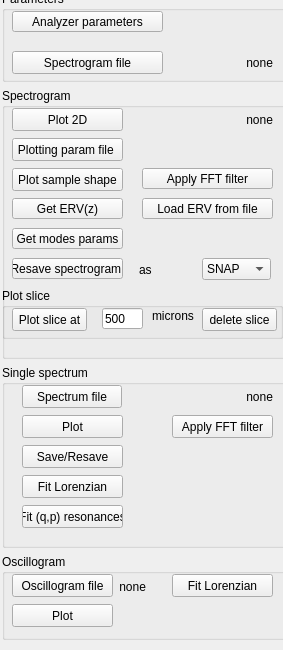
          <widget class="QWidget" name="page_analyzer">
           <property name="geometry">
            <rect>
             <x>0</x>
             <y>0</y>
             <width>283</width>
             <height>650</height>
            </rect>
           </property>
           <property name="minimumSize">
            <size>
             <width>0</width>
             <height>650</height>
            </size>
           </property>
           <attribute name="label">
            <string>Analyzer</string>
           </attribute>
           <widget class="QWidget" name="layoutWidget">
            <property name="geometry">
             <rect>
              <x>2</x>
              <y>-9</y>
              <width>302</width>
              <height>649</height>
             </rect>
            </property>
            <layout class="QVBoxLayout" name="verticalLayout_4">
             <item>
              <widget class="QGroupBox" name="parameters">
               <property name="minimumSize">
                <size>
                 <width>0</width>
                 <height>91</height>
                </size>
               </property>
               <property name="title">
                <string>Parameters</string>
               </property>
               <widget class="QPushButton" name="pushButton_set_analyzer_parameters">
                <property name="geometry">
                 <rect>
                  <x>10</x>
                  <y>20</y>
                  <width>151</width>
                  <height>21</height>
                 </rect>
                </property>
                <property name="text">
                 <string>Analyzer parameters</string>
                </property>
               </widget>
               <widget class="QLabel" name="label_analyzer_file">
                <property name="geometry">
                 <rect>
                  <x>170</x>
                  <y>60</y>
                  <width>101</width>
                  <height>23</height>
                 </rect>
                </property>
                <property name="text">
                 <string>none</string>
                </property>
                <property name="alignment">
                 <set>Qt::AlignRight|Qt::AlignTrailing|Qt::AlignVCenter</set>
                </property>
               </widget>
               <widget class="QPushButton" name="pushButton_analyzer_choose_file_spectrogram">
                <property name="geometry">
                 <rect>
                  <x>10</x>
                  <y>60</y>
                  <width>151</width>
                  <height>23</height>
                 </rect>
                </property>
                <property name="text">
                 <string>Spectrogram file</string>
                </property>
               </widget>
              </widget>
             </item>
             <item>
              <widget class="QGroupBox" name="spectrogram">
               <property name="minimumSize">
                <size>
                 <width>300</width>
                 <height>271</height>
                </size>
               </property>
               <property name="maximumSize">
                <size>
                 <width>300</width>
                 <height>16777215</height>
                </size>
               </property>
               <property name="title">
                <string>Spectrogram</string>
               </property>
               <widget class="QPushButton" name="pushButton_analyzer_plot2D">
                <property name="geometry">
                 <rect>
                  <x>10</x>
                  <y>20</y>
                  <width>111</width>
                  <height>23</height>
                 </rect>
                </property>
                <property name="text">
                 <string>Plot 2D</string>
                </property>
               </widget>
               <widget class="QPushButton" name="pushButton_analyzer_plotSampleShape">
                <property name="geometry">
                 <rect>
                  <x>10</x>
                  <y>80</y>
                  <width>111</width>
                  <height>23</height>
                 </rect>
                </property>
                <property name="text">
                 <string>Plot sample shape</string>
                </property>
               </widget>
               <widget class="QGroupBox" name="plot_slice">
                <property name="geometry">
                 <rect>
                  <x>0</x>
                  <y>200</y>
                  <width>281</width>
                  <height>51</height>
                 </rect>
                </property>
                <property name="title">
                 <string>Plot slice</string>
                </property>
                <widget class="QPushButton" name="pushButton_analyzer_plotSlice">
                 <property name="geometry">
                  <rect>
                   <x>10</x>
                   <y>20</y>
                   <width>75</width>
                   <height>23</height>
                  </rect>
                 </property>
                 <property name="text">
                  <string>Plot slice at</string>
                 </property>
                </widget>
                <widget class="QLineEdit" name="lineEdit_slice_position">
                 <property name="geometry">
                  <rect>
                   <x>100</x>
                   <y>20</y>
                   <width>41</width>
                   <height>21</height>
                  </rect>
                 </property>
                 <property name="text">
                  <string>500</string>
                 </property>
                </widget>
                <widget class="QLabel" name="label_14">
                 <property name="geometry">
                  <rect>
                   <x>150</x>
                   <y>20</y>
                   <width>91</width>
                   <height>16</height>
                  </rect>
                 </property>
                 <property name="text">
                  <string>microns</string>
                 </property>
                </widget>
                <widget class="QPushButton" name="pushButton_delete_slice">
                 <property name="geometry">
                  <rect>
                   <x>200</x>
                   <y>20</y>
                   <width>75</width>
                   <height>23</height>
                  </rect>
                 </property>
                 <property name="text">
                  <string>delete slice</string>
                 </property>
                </widget>
               </widget>
               <widget class="QPushButton" name="pushButton_analyzer_choose_plotting_param_file">
                <property name="geometry">
                 <rect>
                  <x>10</x>
                  <y>50</y>
                  <width>111</width>
                  <height>23</height>
                 </rect>
                </property>
                <property name="text">
                 <string>Plotting param file </string>
                </property>
               </widget>
               <widget class="QPushButton" name="pushButton_analyzer_extract_ERV">
                <property name="geometry">
                 <rect>
                  <x>10</x>
                  <y>110</y>
                  <width>111</width>
                  <height>21</height>
                 </rect>
                </property>
                <property name="text">
                 <string>Get ERV(z)</string>
                </property>
               </widget>
               <widget class="QPushButton" name="pushButton_analyzer_apply_FFT_filter">
                <property name="geometry">
                 <rect>
                  <x>140</x>
                  <y>80</y>
                  <width>131</width>
                  <height>21</height>
                 </rect>
                </property>
                <property name="text">
                 <string>Apply FFT filter</string>
                </property>
               </widget>
               <widget class="QPushButton" name="pushButton_analyzer_plot_ERV_from_file">
                <property name="geometry">
                 <rect>
                  <x>140</x>
                  <y>110</y>
                  <width>131</width>
                  <height>21</height>
                 </rect>
                </property>
                <property name="text">
                 <string>Load ERV from file</string>
                </property>
               </widget>
               <widget class="QPushButton" name="pushButton_analyzer_resave_SNAP">
                <property name="geometry">
                 <rect>
                  <x>10</x>
                  <y>170</y>
                  <width>111</width>
                  <height>21</height>
                 </rect>
                </property>
                <property name="text">
                 <string>Resave spectrogram </string>
                </property>
               </widget>
               <widget class="QComboBox" name="comboBox_analyzer_resave_type">
                <property name="geometry">
                 <rect>
                  <x>200</x>
                  <y>170</y>
                  <width>69</width>
                  <height>22</height>
                 </rect>
                </property>
                <item>
                 <property name="text">
                  <string>SNAP</string>
                 </property>
                </item>
                <item>
                 <property name="text">
                  <string>cSNAP</string>
                 </property>
                </item>
                <item>
                 <property name="text">
                  <string>pkl3d</string>
                 </property>
                </item>
               </widget>
               <widget class="QLabel" name="label_3">
                <property name="geometry">
                 <rect>
                  <x>137</x>
                  <y>175</y>
                  <width>47</width>
                  <height>13</height>
                 </rect>
                </property>
                <property name="text">
                 <string>as</string>
                </property>
               </widget>
               <widget class="QPushButton" name="pushButton_analyzer_get_modes_params">
                <property name="geometry">
                 <rect>
                  <x>10</x>
                  <y>140</y>
                  <width>111</width>
                  <height>21</height>
                 </rect>
                </property>
                <property name="text">
                 <string>Get modes params</string>
                </property>
               </widget>
               <widget class="QLabel" name="label_analyzer_plotting_file">
                <property name="geometry">
                 <rect>
                  <x>170</x>
                  <y>20</y>
                  <width>101</width>
                  <height>23</height>
                 </rect>
                </property>
                <property name="text">
                 <string>none</string>
                </property>
                <property name="alignment">
                 <set>Qt::AlignRight|Qt::AlignTrailing|Qt::AlignVCenter</set>
                </property>
               </widget>
              </widget>
             </item>
             <item>
              <widget class="QGroupBox" name="spectrum">
               <property name="minimumSize">
                <size>
                 <width>0</width>
                 <height>183</height>
                </size>
               </property>
               <property name="title">
                <string>Single spectrum</string>
               </property>
               <widget class="QPushButton" name="pushButton_analyzer_choose_single_spectrum">
                <property name="geometry">
                 <rect>
                  <x>20</x>
                  <y>20</y>
                  <width>100</width>
                  <height>23</height>
                 </rect>
                </property>
                <property name="text">
                 <string>Spectrum file</string>
                </property>
               </widget>
               <widget class="QLabel" name="label_analyzer_single_spectrum_file">
                <property name="geometry">
                 <rect>
                  <x>150</x>
                  <y>20</y>
                  <width>121</width>
                  <height>23</height>
                 </rect>
                </property>
                <property name="text">
                 <string>none</string>
                </property>
                <property name="alignment">
                 <set>Qt::AlignRight|Qt::AlignTrailing|Qt::AlignVCenter</set>
                </property>
               </widget>
               <widget class="QPushButton" name="pushButton_analyzer_plot_single_spectrum">
                <property name="geometry">
                 <rect>
                  <x>20</x>
                  <y>50</y>
                  <width>101</width>
                  <height>23</height>
                 </rect>
                </property>
                <property name="text">
                 <string>Plot</string>
                </property>
               </widget>
               <widget class="QPushButton" name="pushButton_analyzer_save_single_spectrum">
                <property name="geometry">
                 <rect>
                  <x>20</x>
                  <y>80</y>
                  <width>101</width>
                  <height>23</height>
                 </rect>
                </property>
                <property name="text">
                 <string>Save/Resave</string>
                </property>
               </widget>
               <widget class="QPushButton" name="pushButton_analyzer_analyze_spectrum">
                <property name="geometry">
                 <rect>
                  <x>20</x>
                  <y>110</y>
                  <width>101</width>
                  <height>23</height>
                 </rect>
                </property>
                <property name="text">
                 <string>Fit Lorenzian</string>
                </property>
               </widget>
               <widget class="QPushButton" name="pushButton_analyzer_quantum_numbers_fitter">
                <property name="geometry">
                 <rect>
                  <x>20</x>
                  <y>140</y>
                  <width>101</width>
                  <height>23</height>
                 </rect>
                </property>
                <property name="text">
                 <string>Fit (q,p) resonances</string>
                </property>
               </widget>
               <widget class="QPushButton" name="pushButton_analyzer_apply_FFT_filter_single_spectrum">
                <property name="geometry">
                 <rect>
                  <x>170</x>
                  <y>50</y>
                  <width>101</width>
                  <height>23</height>
                 </rect>
                </property>
                <property name="text">
                 <string>Apply FFT filter</string>
                </property>
               </widget>
              </widget>
             </item>
             <item>
              <widget class="QGroupBox" name="oscillogram">
               <property name="minimumSize">
                <size>
                 <width>280</width>
                 <height>81</height>
                </size>
               </property>
               <property name="title">
                <string>Oscillogram</string>
               </property>
               <widget class="QPushButton" name="pushButton_analyzer_fit_oscillogram">
                <property name="geometry">
                 <rect>
                  <x>170</x>
                  <y>20</y>
                  <width>101</width>
                  <height>23</height>
                 </rect>
                </property>
                <property name="text">
                 <string>Fit Lorenzian</string>
                </property>
               </widget>
               <widget class="QLabel" name="label_analyzer_single_oscillogram_file">
                <property name="geometry">
                 <rect>
                  <x>113</x>
                  <y>23</y>
                  <width>31</width>
                  <height>20</height>
                 </rect>
                </property>
                <property name="text">
                 <string>none</string>
                </property>
                <property name="alignment">
                 <set>Qt::AlignRight|Qt::AlignTrailing|Qt::AlignVCenter</set>
                </property>
               </widget>
               <widget class="QPushButton" name="pushButton_analyzer_choose_single_oscillogram">
                <property name="geometry">
                 <rect>
                  <x>10</x>
                  <y>20</y>
                  <width>101</width>
                  <height>23</height>
                 </rect>
                </property>
                <property name="text">
                 <string>Oscillogram file</string>
                </property>
               </widget>
               <widget class="QPushButton" name="pushButton_analyzer_plot_single_oscillogram">
                <property name="geometry">
                 <rect>
                  <x>10</x>
                  <y>50</y>
                  <width>101</width>
                  <height>23</height>
                 </rect>
                </property>
                <property name="text">
                 <string>Plot</string>
                </property>
               </widget>
              </widget>
             </item>
            </layout>
           </widget>
          </widget>
